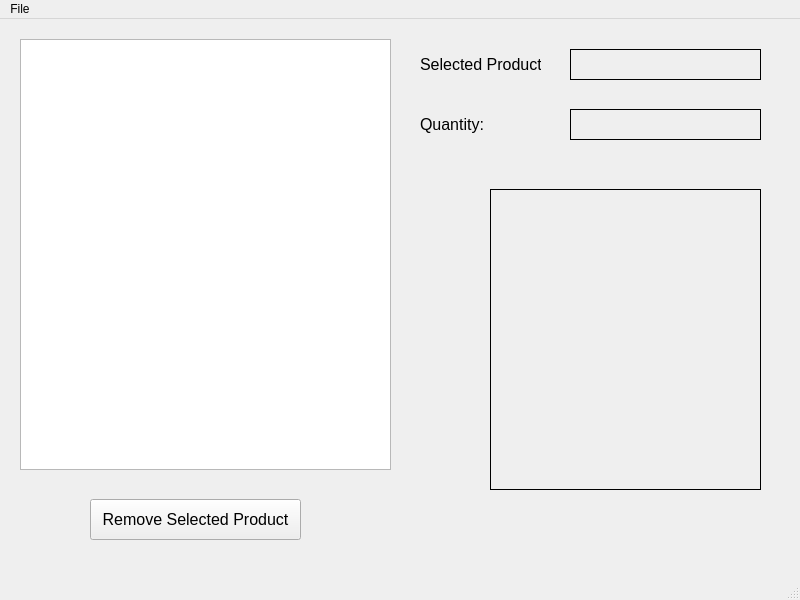
<?xml version="1.0" encoding="UTF-8"?>
<ui version="4.0">
 <class>MainWindow</class>
 <widget class="QMainWindow" name="MainWindow">
  <property name="geometry">
   <rect>
    <x>0</x>
    <y>0</y>
    <width>800</width>
    <height>600</height>
   </rect>
  </property>
  <property name="windowTitle">
   <string>Inventory Application</string>
  </property>
  <widget class="QWidget" name="centralwidget">
   <widget class="QListWidget" name="lst_products">
    <property name="geometry">
     <rect>
      <x>20</x>
      <y>20</y>
      <width>371</width>
      <height>431</height>
     </rect>
    </property>
   </widget>
   <widget class="QLabel" name="label">
    <property name="geometry">
     <rect>
      <x>420</x>
      <y>30</y>
      <width>121</width>
      <height>31</height>
     </rect>
    </property>
    <property name="font">
     <font>
      <pointsize>12</pointsize>
     </font>
    </property>
    <property name="text">
     <string>Selected Product:</string>
    </property>
   </widget>
   <widget class="QLabel" name="label_2">
    <property name="geometry">
     <rect>
      <x>420</x>
      <y>90</y>
      <width>121</width>
      <height>31</height>
     </rect>
    </property>
    <property name="font">
     <font>
      <pointsize>12</pointsize>
     </font>
    </property>
    <property name="text">
     <string>Quantity: </string>
    </property>
   </widget>
   <widget class="QLabel" name="lbl_product_name">
    <property name="geometry">
     <rect>
      <x>570</x>
      <y>30</y>
      <width>191</width>
      <height>31</height>
     </rect>
    </property>
    <property name="font">
     <font>
      <pointsize>12</pointsize>
     </font>
    </property>
    <property name="frameShape">
     <enum>QFrame::Panel</enum>
    </property>
    <property name="text">
     <string/>
    </property>
   </widget>
   <widget class="QLabel" name="lbl_quantity">
    <property name="geometry">
     <rect>
      <x>570</x>
      <y>90</y>
      <width>191</width>
      <height>31</height>
     </rect>
    </property>
    <property name="font">
     <font>
      <pointsize>12</pointsize>
     </font>
    </property>
    <property name="frameShape">
     <enum>QFrame::Panel</enum>
    </property>
    <property name="text">
     <string/>
    </property>
   </widget>
   <widget class="QLabel" name="lbl_image">
    <property name="geometry">
     <rect>
      <x>490</x>
      <y>170</y>
      <width>271</width>
      <height>301</height>
     </rect>
    </property>
    <property name="font">
     <font>
      <pointsize>12</pointsize>
     </font>
    </property>
    <property name="frameShape">
     <enum>QFrame::Panel</enum>
    </property>
    <property name="text">
     <string/>
    </property>
   </widget>
   <widget class="QPushButton" name="btn_remove">
    <property name="geometry">
     <rect>
      <x>90</x>
      <y>480</y>
      <width>211</width>
      <height>41</height>
     </rect>
    </property>
    <property name="font">
     <font>
      <pointsize>12</pointsize>
     </font>
    </property>
    <property name="text">
     <string>Remove Selected Product</string>
    </property>
   </widget>
  </widget>
  <widget class="QMenuBar" name="menubar">
   <property name="geometry">
    <rect>
     <x>0</x>
     <y>0</y>
     <width>800</width>
     <height>22</height>
    </rect>
   </property>
   <widget class="QMenu" name="menuFile">
    <property name="title">
     <string>File</string>
    </property>
    <addaction name="menu_new_product"/>
    <addaction name="menu_edit_selected_product"/>
    <addaction name="separator"/>
    <addaction name="menu_save_products"/>
    <addaction name="menu_load_products"/>
    <addaction name="separator"/>
    <addaction name="menu_exit"/>
   </widget>
   <addaction name="menuFile"/>
  </widget>
  <widget class="QStatusBar" name="statusbar"/>
  <action name="menu_new_product">
   <property name="text">
    <string>New Product</string>
   </property>
  </action>
  <action name="menu_edit_selected_product">
   <property name="text">
    <string>Edit Selected Product</string>
   </property>
  </action>
  <action name="menu_save_products">
   <property name="text">
    <string>Save Products</string>
   </property>
  </action>
  <action name="menu_load_products">
   <property name="text">
    <string>Load Products</string>
   </property>
  </action>
  <action name="menu_exit">
   <property name="text">
    <string>Exit</string>
   </property>
  </action>
 </widget>
 <resources/>
 <connections/>
</ui>
